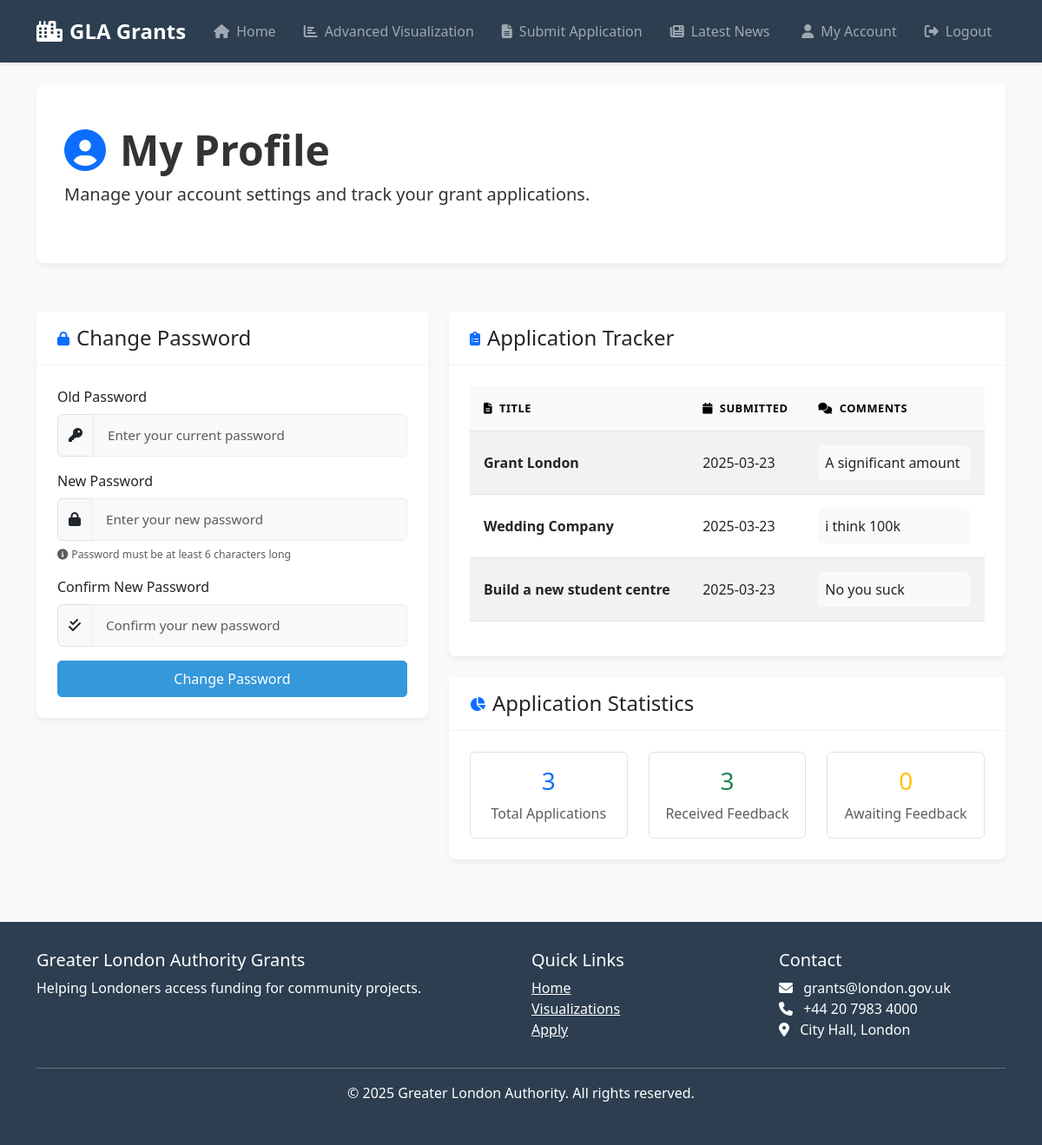
The app's page /account (signed in) with its own data.
### coursework2/gla_grants_app/models.py (models this page shows)
class GrantApplication(db.Model):
    __tablename__ = 'grant_applications'
    id: Mapped[int] = mapped_column(primary_key=True)
    user_id: Mapped[int] = mapped_column(ForeignKey('users.id'))
    grant_id: Mapped[Optional[int]] = mapped_column(ForeignKey('grants.id'))
    title: Mapped[str] = mapped_column(Text, nullable=False)
    description: Mapped[str] = mapped_column(Text, nullable=False)
    category: Mapped[str] = mapped_column(Text, nullable=False)
    question: Mapped[str] = mapped_column(Text, nullable=False)
    comment: Mapped[Optional[str]] = mapped_column(Text)
    date_submitted: Mapped[str] = mapped_column(Text, nullable=False)
    user = relationship("User", back_populates="applications")
    grant = relationship("Grant", back_populates="applications")

### coursework2/gla_grants_app/routes.py (the view, shortened to what this page needs)
@main.route('/account', methods=['GET', 'POST'])
def account():
    if 'user_id' not in session:
        flash('Please log in to access this page', 'warning')
        return redirect(url_for('main.login'))
    user = db.get_or_404(User, session['user_id'])
    password_form = PasswordChangeForm()
    applications = db.session.execute(
        db.select(GrantApplication).filter_by(user_id=session['user_id']).order_by(GrantApplication.date_submitted.desc())
    ).scalars().all()
    return render_template('account.html', password_form=password_form, applications=applications)

### coursework2/gla_grants_app/forms.py
class PasswordChangeForm(FlaskForm):
    old_password = PasswordField('Old Password', validators=[DataRequired()])
    new_password = PasswordField('New Password', validators=[DataRequired(), Length(min=6)])
    confirm_password = PasswordField('Confirm New Password',
                                  validators=[DataRequired(), EqualTo('new_password', message='Passwords must match')])
    submit = SubmitField('Change Password')

### coursework2/gla_grants_app/templates/account.html (shortened to what this page needs)
{% extends "layout.html" %}
{% block content %}
<div class="row">
    <div class="col-md-12">
        <div class="hero-section">
            <h1 class="display-5 fw-bold">
                <i class="fas fa-user-circle me-3 text-primary"></i>My Profile
            </h1>
            <p class="lead">Manage your account settings{% if not session.get('is_admin') %} and track your grant applications{% endif %}.</p>
        </div>
    </div>
</div>
<div class="row mt-4">
    <div class="col-md-5">
        <div class="card">
            <div class="card-header d-flex align-items-center">
                <i class="fas fa-lock me-2 text-primary"></i>
                <h4 class="mb-0">Change Password</h4>
            </div>
            <div class="card-body">
                <form method="POST">
                    <div class="mb-3">
                        {{ password_form.old_password.label(class="form-label") }}
                        <div class="input-group">
                            <span class="input-group-text"><i class="fas fa-key"></i></span>
                            {{ password_form.old_password(class="form-control", placeholder="Enter your current password") }}
                        </div>
                    </div>
                    <div class="mb-3">
                        {{ password_form.new_password.label(class="form-label") }}
                        <div class="input-group">
                            <span class="input-group-text"><i class="fas fa-lock"></i></span>
                            {{ password_form.new_password(class="form-control", placeholder="Enter your new password") }}
                        </div>
                        <div class="form-text">
                            <small><i class="fas fa-info-circle me-1"></i>Password must be at least 6 characters long</small>
                        </div>
                    </div>
                    <div class="mb-3">
                        {{ password_form.confirm_password.label(class="form-label") }}
                        <div class="input-group">
                            <span class="input-group-text"><i class="fas fa-check-double"></i></span>
                            {{ password_form.confirm_password(class="form-control", placeholder="Confirm your new password") }}
                        </div>
                    </div>
                    <div class="d-grid">
                        {{ password_form.submit(class="btn btn-primary") }}
                    </div>
                </form>
            </div>
        </div>
    </div>
    <div class="col-md-7">
        {% if session.get('is_admin') %}
        <div class="card">
            <div class="card-header d-flex align-items-center">
                <i class="fas fa-id-card me-2 text-primary"></i>
                <h4 class="mb-0">Profile Information</h4>
            </div>
            <div class="card-body">
                <div class="row">
                    <div class="col-md-4 text-center">
                        <img src="https://media.mkpcdn.com/prod/500x/c7f6de01913f4321df173a0f4e82b8ba_119773.jpg"
                             alt="Admin Profile"
                             class="img-thumbnail rounded-circle mb-3"
                             style="width: 150px; height: 150px; object-fit: cover;">
                    </div>
                    <div class="col-md-8">
                        <div class="d-flex flex-column h-100 justify-content-center">
                            <h3 class="mb-2">John</h3>
                            <p class="text-muted mb-2">
                                <i class="fas fa-briefcase me-2"></i>Grant Administrator
                            </p>
                            <p class="text-muted mb-2">
                                <i class="fas fa-calendar-alt me-2"></i>Working since: 2016
                            </p>
                            <p class="text-muted mb-0">
                                <i class="fas fa-star me-2"></i>Role: Managing grant applications
                            </p>
                        </div>
                    </div>
                </div>
            </div>
        </div>
        {% else %}
        <div class="card">
            <div class="card-header d-flex align-items-center">
                <i class="fas fa-clipboard-list me-2 text-primary"></i>
                <h4 class="mb-0">Application Tracker</h4>
            </div>
            <div class="card-body">
                {% if applications %}
                    <div class="table-responsive">
                        <table class="table table-striped table-hover">
                            <thead class="table-light">
                                <tr>
                                    <th><i class="fas fa-file-alt me-2"></i>Title</th>
                                    <th><i class="fas fa-calendar me-2"></i>Submitted</th>
                                    <th><i class="fas fa-comments me-2"></i>Comments</th>
                                </tr>
                            </thead>
                            <tbody>
                                {% for application in applications %}
                                <tr>
                                    <td class="fw-bold">{{ application.title }}</td>
                                    <td>{{ application.date_submitted }}</td>
                                    <td>
                                        {% if application.comment %}
                                            <div class="bg-light p-2 rounded">
                                                {{ application.comment }}
                                            </div>
                                        {% else %}
                                            <span class="badge bg-secondary">
                                                <i class="fas fa-hourglass-half me-1"></i>No feedback yet, stay tuned!
                                            </span>
                                        {% endif %}
                                    </td>
                                </tr>
                                {% endfor %}
                            </tbody>
                        </table>
                    </div>
                {% endif %}
            </div>
        </div>
        <div class="card mt-4">
            <div class="card-header d-flex align-items-center">
                <i class="fas fa-chart-pie me-2 text-primary"></i>
                <h4 class="mb-0">Application Statistics</h4>
            </div>
            <div class="card-body">
                <div class="row text-center">
                    <div class="col-md-4">
                        <div class="border rounded p-3">
                            <h3 class="text-primary">{{ applications|length }}</h3>
                            <p class="text-muted mb-0">Total Applications</p>
                        </div>
                    </div>
                    <div class="col-md-4">
                        <div class="border rounded p-3">
                            <h3 class="text-success">{{ applications|selectattr('comment')|list|length }}</h3>
                            <p class="text-muted mb-0">Received Feedback</p>
                        </div>
                    </div>
                    <div class="col-md-4">
                        <div class="border rounded p-3">
                            <h3 class="text-warning">{{ applications|rejectattr('comment')|list|length }}</h3>
                            <p class="text-muted mb-0">Awaiting Feedback</p>
                        </div>
                    </div>
                </div>
            </div>
        </div>
        {% endif %}
    </div>
</div>
{% endblock %}

### coursework2/gla_grants_app/templates/layout.html (style rules this page uses)
:root { --primary-color: #2c3e50; --secondary-color: #3498db; --accent-color: #e74c3c; --light-color: #ecf0f1; --dark-color: #2c3e50; --success-color: #2ecc71; --warning-color: #f39c12; --info-color: #3498db; --danger-color: #e74c3c; }
body { font-family: 'Segoe UI', Tahoma, Geneva, Verdana, sans-serif; background-color: #f8f9fa; color: #333; }
.card { border: none; border-radius: 8px; box-shadow: 0 4px 6px rgba(0, 0, 0, 0.05); transition: transform 0.3s, box-shadow 0.3s; margin-bottom: 1.5rem; }
.card-header { background-color: #fff; border-bottom: 1px solid rgba(0, 0, 0, 0.05); font-weight: 600; padding: 1rem 1.5rem; }
.card-body { padding: 1.5rem; }
.btn { border-radius: 5px; font-weight: 500; padding: 0.5rem 1.2rem; transition: all 0.3s; }
.btn-primary { background-color: var(--secondary-color); border-color: var(--secondary-color); }
.form-control, .form-select { border-radius: 5px; border: 1px solid #e1e5e9; padding: 0.75rem 1rem; font-size: 0.95rem; }
.table { border-collapse: separate; border-spacing: 0; width: 100%; }
.table th { background-color: #f8f9fa; font-weight: 600; text-transform: uppercase; font-size: 0.8rem; letter-spacing: 0.5px; }
.table td, .table th { padding: 1rem; vertical-align: middle; }
.table-striped tbody tr:nth-of-type(odd) { background-color: rgba(0, 0, 0, 0.01); }
.hero-section { background-color: #fff; border-radius: 8px; padding: 3rem 2rem; margin-bottom: 2rem; box-shadow: 0 4px 6px rgba(0, 0, 0, 0.05); }
input.form-control, textarea.form-control, select.form-select { background-color: #f8f9fa; border: 1px solid #e9ecef; transition: all 0.3s; }

### records on screen
GrantApplication: title "Grant London", date_submitted "2025-03-23", comment "A significant amount"
GrantApplication: title "Wedding Company", date_submitted "2025-03-23", comment "i think 100k"
GrantApplication: title "Build a new student centre", date_submitted "2025-03-23", comment "No you suck"

### other values on screen
{{ password_form.old_password.label(class="form-label") }} "Old Password"
{{ password_form.new_password.label(class="form-label") }} "New Password"
{{ password_form.confirm_password.label(class="form-label") }} "Confirm New Password"
{{ applications|length }} "3"
{{ applications|selectattr('comment')|list|length }} "3"
{{ applications|rejectattr('comment')|list|length }} "0"
